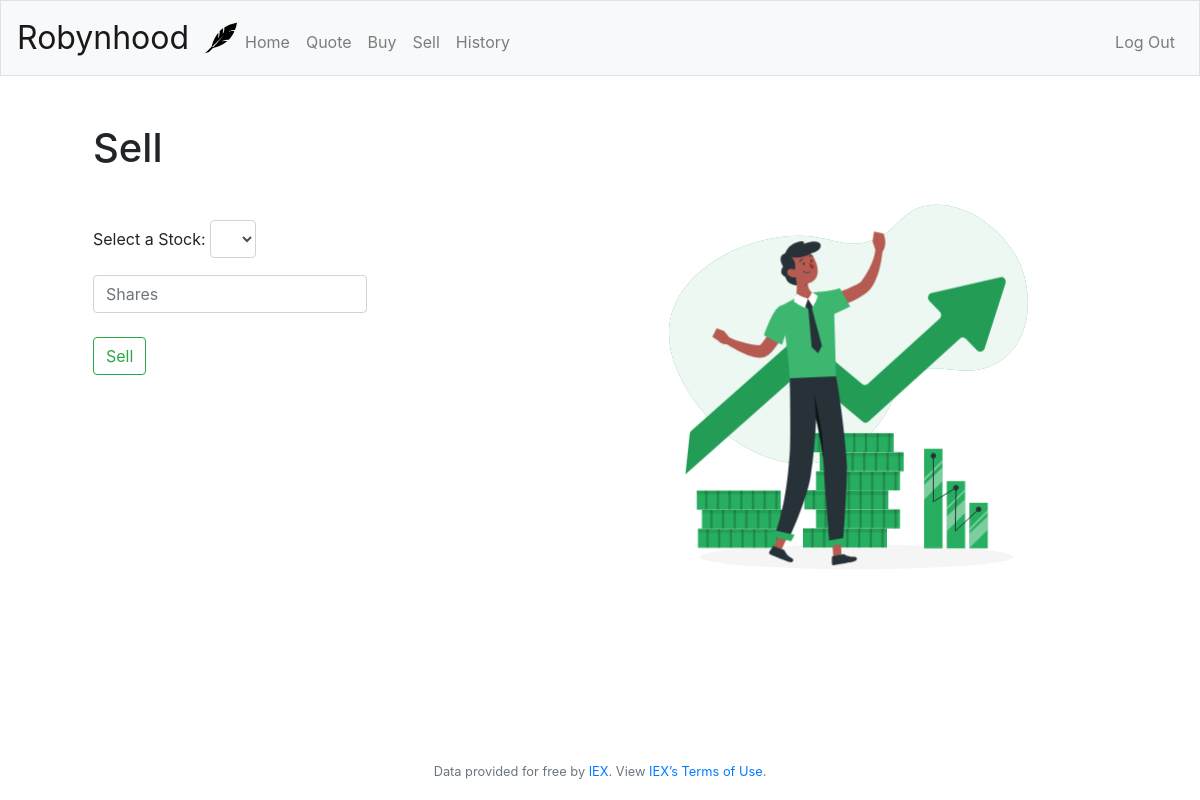
Page /sell (signed in) on the earlier database version.
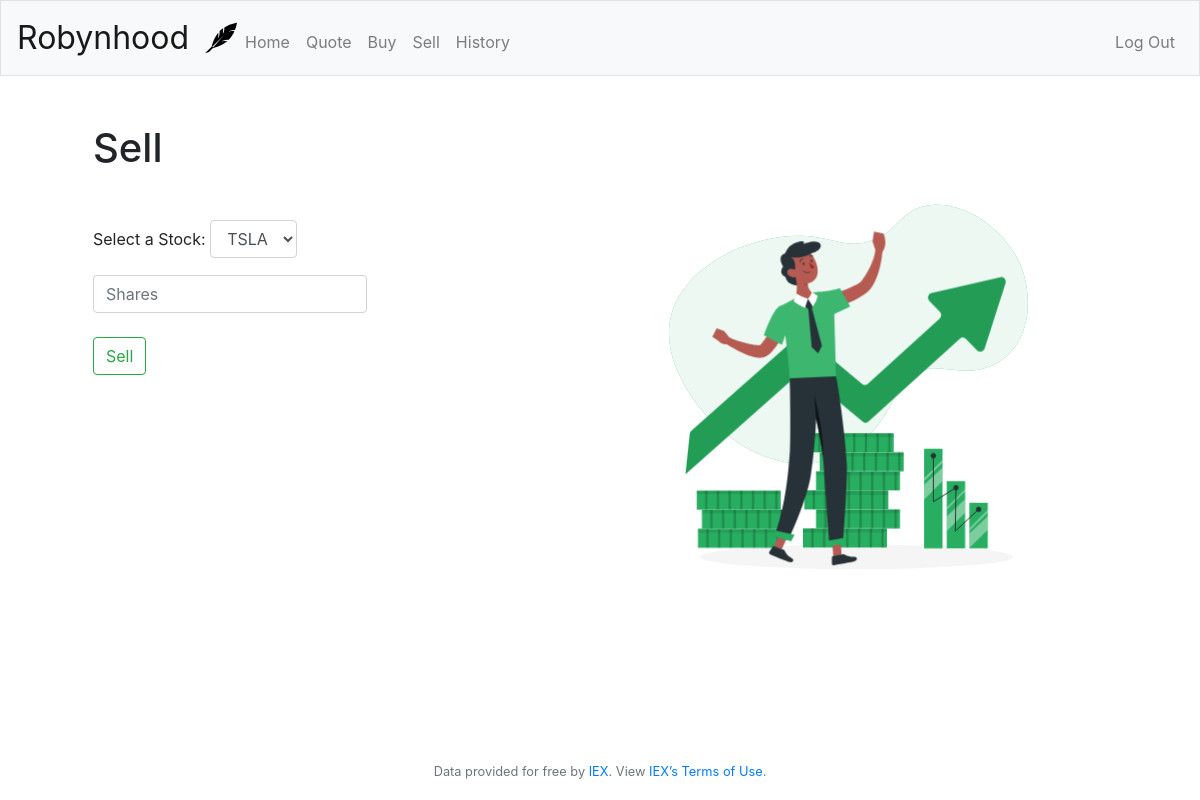
Same page on the later database version.
### application.py (models this page shows, shortened)
class Portfolio(db.Model):
    id = db.Column(db.Integer, primary_key=True)
    user_id = db.Column(db.Integer)
    symbol = db.Column(db.String(5))
    current_shares = db.Column(db.Integer)

### application.py (the view, shortened to what this page needs)
@app.route("/sell", methods=["GET", "POST"])
@login_required
def sell():
    user = session["user_id"]
    if request.method == "GET":
        symbol_list = Portfolio.query.filter_by(user_id = user).all()
        if symbol_list == []:
            return render_template("sell.html", symbol_list_length = 0)
        else:
            symbol_list_length = len(symbol_list)
            return render_template("sell.html", symbol_list = symbol_list, symbol_list_length = symbol_list_length)

### application.py (called while the page is built)
@app.after_request
def after_request(response):
    response.headers["Cache-Control"] = "no-cache, no-store, must-revalidate"
    response.headers["Expires"] = 0
    response.headers["Pragma"] = "no-cache"
    return response

### helpers.py (called while the page is built)
def login_required(f):
    @wraps(f)
    def decorated_function(*args, **kwargs):
        if session.get("user_id") is None:
            return redirect("/login")
        return f(*args, **kwargs)
    return decorated_function

### templates/sell.html (shortened to what this page needs)
{% extends "layout.html" %}
{% block main %}
<div class="container">
    <div class="row">
        <div class="col-md-6 text-left">
            <h1>Sell</h1>
            <form action="/sell" method="post" class="mt-5">
                <div class="form-group">
                    <label for="cars">Select a Stock:</label>
                    <select name="symbol" class="form-control">
                        {% for i in range(symbol_list_length) %}
                        <option value= "{{ symbol_list[i].symbol }}" >{{ symbol_list[i].symbol }}</option>
                        {% endfor %}
                    </select>
                </div>
                <div class="form-group">
                    <input autocomplete="off" autofocus class="form-control" name="shares" placeholder="Shares" type="number" min="1">
                </div>
                <button class="btn btn-outline-success mt-2" type="submit">Sell</button>
            </form>
        </div>
        <div class="col-md-6">
        </div>
    </div>
</div>
{% endblock %}

### templates/layout.html (shortened to what this page needs)
<!DOCTYPE html>
<html lang="en">
    <head>
        <link href="https://maxcdn.bootstrapcdn.com/bootstrap/4.1.3/css/bootstrap.min.css" rel="stylesheet">
        <link href="/static/styles.css" rel="stylesheet">
    </head>
    <body>
        <nav class="navbar navbar-expand-md navbar-light bg-light border">
            <a class="navbar-brand" href="/">Robynhood</a>
            <img src="../static/images/feather.svg">
            <div class="collapse navbar-collapse" id="navbar">
                {% if session.user_id %}
                    <ul class="navbar-nav mr-auto mt-2">
                        <li class="nav-item"><a class="nav-link" href="/home">Home</a></li>
                        <li class="nav-item"><a class="nav-link" href="/quote">Quote</a></li>
                        <li class="nav-item"><a class="nav-link" href="/buy">Buy</a></li>
                        <li class="nav-item"><a class="nav-link" href="/sell">Sell</a></li>
                        <li class="nav-item"><a class="nav-link" href="/history">History</a></li>
                    </ul>
                    <ul class="navbar-nav ml-auto mt-2">
                        <li class="nav-item"><a class="nav-link" href="/logout">Log Out</a></li>
                    </ul>
                {% else %}
                    <ul class="navbar-nav ml-auto mt-2">
                        <li class="nav-item"><a class="nav-link" href="/login">Log In</a></li>
                        <li class="nav-item"><a class="nav-link btn btn-success btn-sm text-white register" href="/register">Sign Up</a></li>
                    </ul>
                {% endif %}
            </div>
        </nav>
        <main class="container p-5">
            {% block main %}{% endblock %}
        </main>
        <footer class="footer">
            <div class="container">
                <span class="small text-muted">
                    Data provided for free by <a href="https://iextrading.com/developer">IEX</a>. View <a href="https://iextrading.com/api-exhibit-a/">IEX’s Terms of Use</a>.
                </span>
            </div>
        </footer>
    </body>
</html>

### static/styles.css (style rules this page uses)
nav .navbar-brand { font-size: xx-large; }
nav img { height: auto; width: 2rem; }
main .form-control { display: inline-block; width: auto; }
main { overflow-x: auto; text-align: center; }
footer { position: absolute; bottom: 0; width: 100%; height: 60px; line-height: 60px; text-align: center; }

Differences in the rows shown:
added Portfolio: symbol "TSLA"
